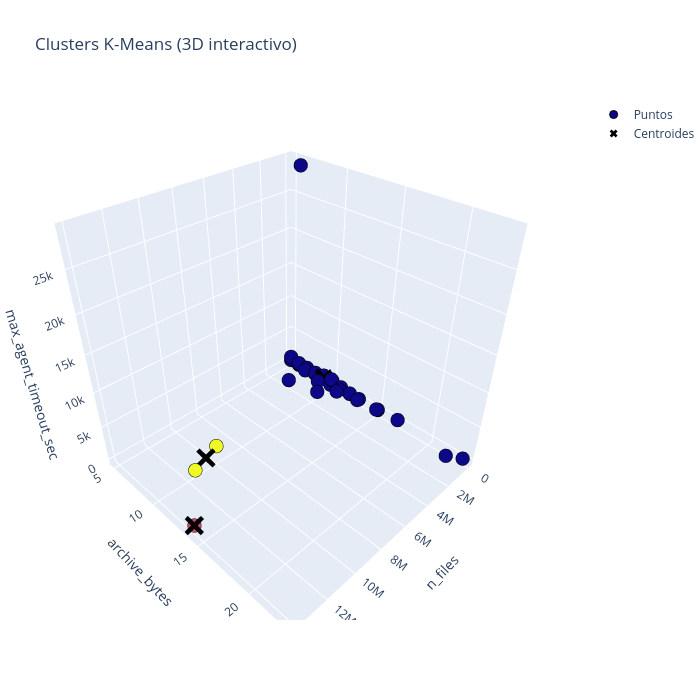

Write notebook code for a chart like this one.
### Markdown cell above
### 3.2.2 Aplicar K-Means y visualización 3D Ploty (Interactivo) ###

### Code cell
# Visualización 3D interactiva con Plotly

labels = model_3d2.labels_
centroids = model_3d2.cluster_centers_

trace_points = go.Scatter3d(x=x_3d2[:, 1],  y=x_3d2[:, 0],  z=x_3d2[:, 2],  
    mode='markers',
    marker=dict(color=labels, size=8, line=dict(color='black', width=1)),
    name='Puntos',
    visible=True  # puedes cambiar a 'legendonly' para ocultar por defecto
)


trace_centroids = go.Scatter3d(
    x=centroids[:, 1],
    y=centroids[:, 0],
    z=centroids[:, 2],
    mode='markers',
    marker=dict(color='black', size=7, symbol='x'),
    name='Centroides',
    visible=True
)

# Layout
scene = dict(
    xaxis=dict(title='n_files'),
    yaxis=dict(title='archive_bytes'),
    zaxis=dict(title='max_agent_timeout_sec')
)

layout = go.Layout(
    scene=scene,
    height=700,
    width=700,
    margin=dict(l=0, r=0),
    title='Clusters K-Means (3D interactivo)'
)


fig = go.Figure(data=[trace_points, trace_centroids], layout=layout)
fig.show()

### Figure 1 — Plotly figure (JSON) as saved in the notebook; plotly's stock layout.template omitted (floating-point values rounded to 4 significant figures)
{"data": [{"marker": {"color": [0, 0, 0, 0, 0, 0, 0, 0, 0, 0, 0, 0, 0, 0, 0, 0, 0, 0, 0, 0, 0, 0, 0, 0, 0, 0, 0, 0, 0, 0, 0, 0, 0, 0, 0, 0, 0, 0, 0, 0, 0, 0, 0, 0, 0, 0, 0, 0, 0, 0, 0, 0, 0, 0, 0, 0, 0, 0, 0, 0, 0, 0, 0, 0, 0, 0, 0, 0, 0, 0, 0, 0, 0, 0, 0, 0, 0, 0, 0, 0, 0, 0, 2, 0, 0, 0, 0, 0, 0, 0, 0, 0, 0, 0, 0, 0, 0, 0, 0, 0, 0, 0, 0, 0, 0, 0, 0, 2, 0, 0, 1, 0], "line": {"color": "black", "width": 1}, "size": 8}, "mode": "markers", "name": "Puntos", "type": "scatter3d", "visible": true, "x": [15570, 5734, 8667, 9425, 10415, 3485, 2002, 3435, 3448, 3982, 4238, 1460863, 7332, 4608, 6042, 5257, 5772, 3626, 3748, 2081, 3228, 2552, 2346, 4800, 13773, 1932, 4627, 572893, 22927, 2457, 5599, 4298, 2207, 4242, 7694, 2806, 3799, 3715, 1831, 8791, 6840, 3190, 5549, 4299, 2634, 3941, 1599, 2603, 3744, 7479, 2036, 17782, 585153, 5914, 4061, 4459, 9881, 171529, 171145, 189973, 2018, 4715, 182348, 3383, 3899, 6583, 2126, 4420, 5320, 3910, 21840, 92917, 4114, 6414, 6163, 5460, 2306, 2562, 2880, 3214, 2361, 182448, 9317504, 3183, 2683, 47319, 3684, 4178, 423260, 4153, 5508, 13909, 2505, 10630, 4564, 8858, 6185, 20209, 4065, 2348, 7641, 3003, 2843, 3480, 3346, 2987, 4867, 11465982, 2805, 1774206, 13928398, 14837], "y": [7, 6, 9, 12, 23, 8, 8, 9, 9, 10, 8, 10, 9, 6, 9, 7, 11, 10, 8, 8, 7, 9, 8, 9, 15, 9, 8, 9, 10, 8, 9, 8, 6, 11, 9, 8, 11, 9, 9, 11, 6, 9, 10, 8, 8, 6, 8, 10, 6, 11, 6, 17, 22, 9, 6, 8, 8, 11, 10, 7, 6, 11, 15, 12, 6, 8, 9, 8, 12, 9, 7, 10, 9, 10, 10, 6, 8, 8, 8, 12, 9, 13, 9, 8, 8, 9, 6, 11, 11, 10, 9, 12, 8, 15, 8, 13, 6, 10, 9, 8, 6, 9, 5, 5, 8, 5, 9, 10, 8, 7, 14, 13], "z": [300, 60, 120, 120, 120, 60, 60, 60, 600, 60, 60, 300, 120, 28800, 60, 60, 60, 600, 60, 60, 60, 60, 60, 120, 120, 60, 60, 240, 120, 240, 60, 60, 20, 60, 60, 60, 60, 60, 60, 60, 60, 90, 60, 60, 120, 60, 60, 60, 60, 300, 240, 300, 300, 60, 60, 60, 60, 60, 60, 60, 60, 60, 360, 60, 60, 60, 60, 60, 60, 60, 60, 900, 60, 60, 60, 60, 60, 60, 60, 60, 60, 120, 60, 60, 60, 60, 180, 60, 60, 60, 120, 60, 60, 60, 60, 60, 60, 180, 60, 60, 300, 240, 600, 360, 120, 60, 60, 240, 60, 60, 300, 60]}, {"marker": {"color": "black", "size": 7, "symbol": "x"}, "mode": "markers", "name": "Centroides", "type": "scatter3d", "visible": true, "x": [58610.0, 13930000.0, 10390000.0], "y": [9.156, 14.0, 9.5], "z": [379.7, 300.0, 150.0]}], "layout": {"height": 700, "margin": {"l": 0, "r": 0}, "scene": {"xaxis": {"title": {"text": "n_files"}}, "yaxis": {"title": {"text": "archive_bytes"}}, "zaxis": {"title": {"text": "max_agent_timeout_sec"}}}, "title": {"text": "Clusters K-Means (3D interactivo)"}, "width": 700}}
